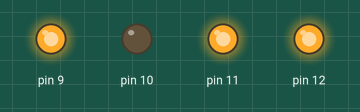
Simulated run of this sketch. Board: Arduino Uno, built with avr-gcc and run on an emulated ATmega328P. Parts: output pins drawn as LEDs (lit = HIGH).

Above: at 0.1 s.
At 2.1 s:
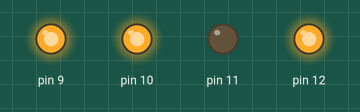
At 4.1 s:
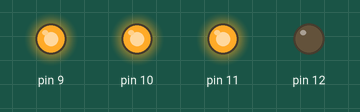
At 6.2 s:
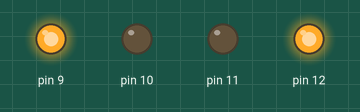
At 8.2 s:
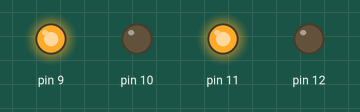
At 10.2 s:
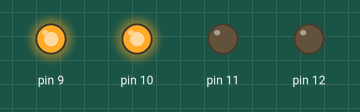
Timing chart, 0 to 11.1 s (numbered marks = the images above):
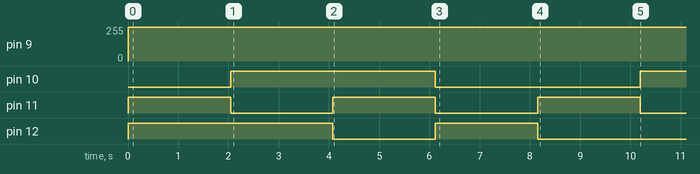

Measured:
- by itself, pin 10: LOW → HIGH at 2.0 s, → LOW 4.1 s later, → HIGH 4.1 s later
- by itself, pin 11: alternates HIGH for 2.0 s and LOW for 2.0 s
- by itself, pin 12: HIGH → LOW at 4.1 s, → HIGH 2.0 s later, → LOW 2.0 s later

The sketch:

LEDTEST.ino
```cpp
#include <MLED.h>

int LedEnable = 9;
int blue = 11;
int green =12;
int red = 10;
int delayTime = 500;
int brightness1 = 25;
int brightness2 = 255;
double FadeTime = 500.0;
int NumbOfCycles = 3;

MLED myLED(red, blue, green, LedEnable);  //Upon creating the object the proper pins are setup for you.

void setup() {
                        //Pins for LED are the only ones setup, so nothing needs to be placed here for now...
}

void loop() { //Test all colors of the LED. LED ON -> Delay for viewing -> run fade function on current color -> next color -> repeat.

myLED.Red();
delay(delayTime);

myLED.Fade(FadeTime,NumbOfCycles);

myLED.Blue();
delay(delayTime);

myLED.Fade(FadeTime,NumbOfCycles);

myLED.Green();
delay(delayTime);

myLED.Fade(FadeTime,NumbOfCycles);

myLED.Purple();
delay(delayTime);

myLED.Fade(FadeTime,NumbOfCycles);

myLED.Yellow();
delay(delayTime);

myLED.Fade(FadeTime,NumbOfCycles);

myLED.LightBlue();
delay(delayTime);

myLED.Fade(FadeTime,NumbOfCycles);

myLED.White();
delay(delayTime);

myLED.Fade(FadeTime,NumbOfCycles);


}
```
